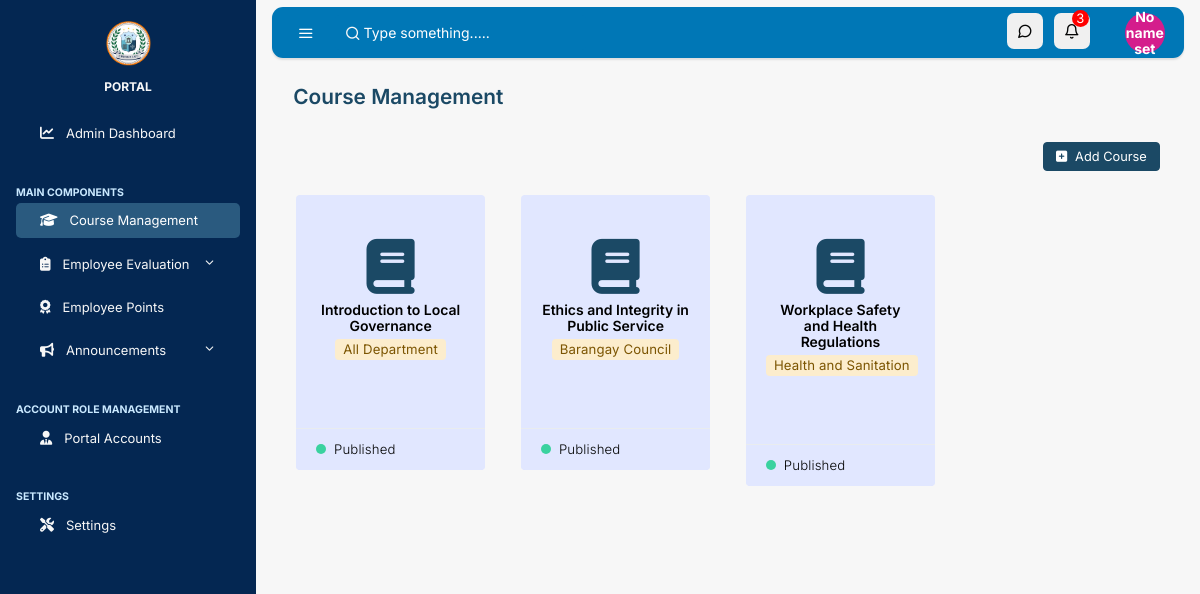
The page /admin/main/courses/course_mgmt (signed in) on the database its author committed.
### tables this page shows
CREATE TABLE `courses` (
  `course_id` int(11) NOT NULL,
  `course_title` varchar(255) NOT NULL,
  `category` varchar(100) DEFAULT NULL,
  `description` text DEFAULT NULL,
  `created_at` timestamp NOT NULL DEFAULT current_timestamp()
);

### admin/main/courses/course_mgmt.php (the view, shortened to what this page needs)
<?php
include('../../../connection.php');
  $stmt = $conn->prepare("SELECT * FROM notifications ORDER BY id DESC");
  $stmt->execute();
  $result = $stmt->get_result();
  $notifications = array();
  while ($row = $result->fetch_assoc()) {
    $notifications[] = $row;
  }
  $notificationCount = count($notifications);
?>
<!DOCTYPE html>
<html lang="en">
  <head>
    <link rel="stylesheet" href="https://cdn.jsdelivr.net/npm/@fortawesome/fontawesome-free@6.6.0/css/fontawesome.min.css">
    <link rel ="stylesheet" href="https://cdnjs.cloudflare.com/ajax/libs/font-awesome/6.6.0/css/all.min.css">
    <link rel="stylesheet" href="../../../css/simplebar.css">
    <link rel="stylesheet" href="../../../css/feather.css">
    <link rel="stylesheet" href="../../../ui/main.css">
  </head>
  <body class="vertical  light  ">
    <div class="wrapper">
      <nav class="topnav navbar navbar-light">
        <button type="button" class="navbar-toggler text-muted mt-2 p-0 mr-3 collapseSidebar">
          <i class="fe fe-menu navbar-toggler-icon"></i>
        </button>
        <form class="form-inline mr-auto searchform text-muted">
          <input class="form-control  bg-transparent border-0 pl-4 " type="search" placeholder="Type something....." aria-label="Search">
        </form>
        <ul class="nav">
          <li class="nav-item">
            <section class="nav-link text-muted my-2 circle-icon" href="#" data-toggle="modal" data-target=".modal-shortcut">
              <span class="fe fe-message-circle fe-16"></span>
            </section>
          </li>
          <li class="nav-item nav-notif">
  <section class="nav-link text-muted my-2 circle-icon" href="#" data-toggle="modal" data-target=".modal-notif">
    <span class="fe fe-bell fe-16"></span>
    <?php if ($notificationCount > 0) { ?>
      <span id="notification-count" style="
        position: absolute;
        top: 5px; right: 1px;
        font-size:13px; color: white;
        background-color: red;
        width:17px;
        height: 17px;
        display: flex;
        justify-content: center;
        align-items: center;
        border-radius: 50px;
      "><?php echo $notificationCount; ?></span>
    <?php } ?>
  </section>
</li>
          <li class="nav-item dropdown">
            <span class="nav-link text-muted pr-0 avatar-icon" href="#" id="navbarDropdownMenuLink" role="button" data-toggle="dropdown" aria-haspopup="true" aria-expanded="false">
            <span class="avatar avatar-sm mt-2">
  <div class="avatar-img rounded-circle avatar-initials-min text-center position-relative">
  <?php
$stmt = $conn->prepare("SELECT firstname, lastname FROM admin_accounts WHERE id = ?");
$stmt->bind_param("i", $_SESSION['id']);
$stmt->execute();
$result = $stmt->get_result();
if ($result->num_rows > 0) {
  $row = $result->fetch_assoc();
  $_SESSION["firstname"] = $row['firstname'];
  $_SESSION["lastname"] = $row['lastname'];
  $name = $_SESSION["firstname"] . ' ' . $_SESSION["lastname"];
  $name_array = explode(" ", $name);
  $initials = strtoupper($name_array[0][0] . $name_array[count($name_array) - 1][0]);
  echo $initials;
} else {
  echo "No name set";
}
?>
  </div>
</span>
</span>
          </li>
        </ul>
      </nav>
      <aside class="sidebar-left border-right bg-white " id="leftSidebar" data-simplebar>
        <nav class="vertnav navbar-side navbar-light">
          <div class="w-100 mb-4 d-flex">
            <a class="navbar-brand mx-auto mt-2 flex-fill text-center" href="#">
                <img src="../../../assets/images/unified-lgu-logo.png" width="45">
            <div class="brand-title">
            <br>
              <span>PORTAL</span>
            </div>
            </a>
          </div>
          <ul class="navbar-nav flex-fill w-100 mb-2">
            <li class="nav-item dropdown">
              <a class="nav-link" href="../../../admin/main/dashboard">
              <i class="fas fa-chart-line"></i>
                <span class="ml-3 item-text">Admin Dashboard</span>
              </a>
            </li>
          </ul>
          <p class="text-muted-nav nav-heading mt-4 mb-1">
          <span style="font-size: 10.5px; font-weight: bold; font-family: 'Inter', sans-serif;">MAIN COMPONENTS</span>
          </p>
          <ul class="navbar-nav flex-fill w-100 mb-2">
          <ul class="navbar-nav active flex-fill w-100 mb-2">
            <li class="nav-item w-100">
              <a class="nav-link" href="../../../admin/main/courses/course_mgmt">
              <i class="fa-solid fa-graduation-cap"></i>
                <span class="ml-3 item-text">Course Management</span>
              </a>
            </li>
          </ul>
          <ul class="navbar-nav flex-fill w-100 mb-2">
            <li class="nav-item dropdown">
              <a href="#tables" data-toggle="collapse" aria-expanded="false" class="dropdown-toggle nav-link">
              <i class="fa-solid fa-clipboard-list"></i>
                <span class="ml-3 item-text">Employee Evaluation</span><span class="sr-only">(current)</span>
              </a>
            </li>
          </ul>
          <ul class="navbar-nav flex-fill w-100 mb-2">
            <li class="nav-item w-100">
            <a class="nav-link" href="../../../admin/main/employee/emp-points">
            <i class="fa-solid fa-award"></i>
                <span class="ml-3 item-text">Employee Points</span>
              </a>
            </li>
          </ul>
          <ul class="navbar-nav flex-fill w-100 mb-2">
            <li class="nav-item dropdown">
              <a href="#dashboard" data-toggle="collapse" aria-expanded="false" class="dropdown-toggle nav-link">
              <i class="fa-solid fa-bullhorn"></i>
                <span class="ml-3 item-text">Announcements</span><span class="sr-only">(current)</span>
              </a>
            </li>
          </ul>
          <p class="text-muted-nav nav-heading mt-4 mb-1">
          <span style="font-size: 10.5px; font-weight: bold; font-family: 'Inter', sans-serif;">ACCOUNT ROLE MANAGEMENT</span>
          </p>
          <ul class="navbar-nav flex-fill w-100 mb-2">
            <li class="nav-item w-100">
              <a class="nav-link" href="../../../admin/account_mgmt/admin-account">
              <i class="fa-solid fa-user-tie"></i>
                <span class="ml-3 item-text">Portal Accounts</span>
              </a>
            </li>
          </ul>
          <p class="text-muted-nav nav-heading mt-4 mb-1">
          <span style="font-size: 10.5px; font-weight: bold; font-family: 'Inter', sans-serif;">SETTINGS</span>
          </p>
          <ul class="navbar-nav flex-fill w-100 mb-2">
            <li class="nav-item w-100">
              <a class="nav-link" href="../../../admin/user/settings">
              <i class="fa-solid fa-screwdriver-wrench"></i>
                <span class="ml-3 item-text">Settings</span>
              </a>
            </li>
          </ul>
        </nav>
      </aside>
      <main role="main" class="main-content">
        <?php
include ('../../../connection.php');
$courses = [];
$result = $conn->query("SELECT * FROM courses");
if ($result) {
    if ($result->num_rows > 0) {
        while ($row = $result->fetch_assoc()) {
            $courses[] = $row;
        }
    }
} else {
    die("Error fetching courses: " . $conn->error);
}
?>
        <div class="col">
      <h2 class="h5 page-title">Course Management</h2>
</div>
        <div class="container-fluid">
          <div class="row justify-content-center">
            <div class="col-12">
              <div class="row align-items-center my-4">
                <div class="col-auto">
                <button type="button" class="btn mb-2 btn-primary" data-toggle="modal" data-target="#varyModal" data-whatever="@mdo"><span class="fa-solid fa-square-plus mr-2"></span>Add Course</button>
                </div>
              </div>
              <div class="row">
              <?php if (empty($courses)): ?>
        <div class="col-7 my-5 container-fluid alert alert-info text-center" role="alert">
        <i class="fa-solid fa-bell text-center"></i>
            No courses available.
        </div>
    <?php else: ?>
        <?php foreach ($courses as $course): ?>
            <div class="col-md-3">
                <div class="card mb-4">
                    <div class="card-body text-center">
                        <div class="avatar avatar-lg mt-4">
                        <a href="../../../admin/main/courses/module">
                            <i style="font-size: 55px; color: #1b4965" class="fa-duotone fa-solid fa-book rounded-circle">
                            </i>
                        </div>
                        <div class="card-text my-2">
                            <strong class="card-title my-0" style="color:black"><?php echo isset($course['course_title'])
                                ? htmlspecialchars($course['course_title']) : 'No Title'; ?></strong></a>
                            <p class="small p-custom"><span class="badge alert-warning"><?php echo isset($course['category'])
                                ? htmlspecialchars($course['category']) : 'No Category'; ?></span></p>
                        </div>
                    </div>
                    <div class="card-footer">
                        <small><span class="dot dot-lg bg-success mr-1"></span> Published</small>
                    </div>
                </div>
            </div>
        <?php endforeach; ?>
    <?php endif; ?>
          </div>
        </div>
  </body>
</html>

### css/simplebar.css (style rules this page uses)
[data-simplebar] { position: relative; flex-direction: column; flex-wrap: wrap; justify-content: flex-start; align-content: flex-start; align-items: flex-start; }

### css/feather.css (style rules this page uses)
.fe { font-family: "feather" !important; speak: none; font-style: normal; font-weight: normal; font-variant: normal; text-transform: none; line-height: 1; -webkit-font-smoothing: antialiased; -moz-osx-font-smoothing: grayscale; }
.fe-16 { font-size: 16px; }
.fe-bell:before { content: ""; }
.fe-menu:before { content: ""; }
.fe-message-circle:before { content: ""; }

### rows shown on the page
courses: course_title "Introduction to Local Governance", category "All Department"
courses: course_title "Ethics and Integrity in Public Service", category "Barangay Council"
courses: course_title "Workplace Safety and Health Regulations", category "Health and Sanitation"

### other values the page prints
$notificationCount "3"
